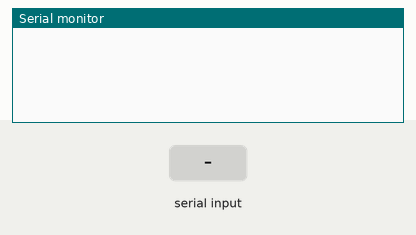
Bench run of a sketch on a simulated Arduino Uno, built with avr-gcc and run on an emulated ATmega328P. Parts: the last lines printed to the serial monitor. Inputs (shaded band) come from the test bench. Random numbers use the default seed unless the sketch sets one.

Above: at 1.2 s.
1.3 s: "read" received over Serial
At 3.5 s:
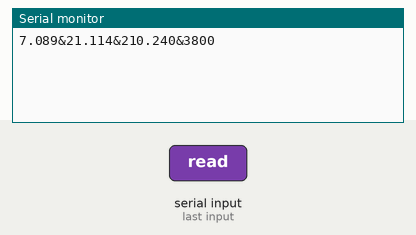
3.8 s: "SysCheck" received over Serial
At 5.4 s:
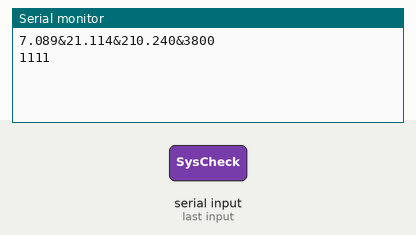

The sketch:

DummySensorHub.ino
```cpp
void setup() {
  Serial.begin(115200);
}

void loop() {
  while (Serial.available() == 0) {
  }

  String input = Serial.readString();
  if (input == "read") {
    char phBuffer[7];
    float randpH = rand()%14 + (float)(rand()%1000)/1000;
    dtostrf(randpH, 0, 3, phBuffer);
    String ph = phBuffer;
    char tempBuffer[8];
    float randTemp = rand() % 34 - 2 + (float)(rand()%1000)/1000;
    dtostrf(randTemp, 0, 3, tempBuffer);
    String temp = tempBuffer;
    char dissolvedOxygenBuffer[8];
    float randDissolvedOxygen = rand() % 400 + (float)(rand()%1000)/1000;
    dtostrf(randDissolvedOxygen, 0, 3, dissolvedOxygenBuffer);
    String dissolvedOxygen = dissolvedOxygenBuffer;
    String pressure = String(rand() % 9026);
    String msg =
        ph + "&" + temp + "&" + dissolvedOxygen + "&" + pressure + "\0";
    Serial.println(msg);
  }
  else if(input == "SysCheck") {
    Serial.println("1111");
  }
}
```

Measured:
- after the input at 1.3 s, the serial monitor: prints a new line after 1.0 s (image 1)
- after the input at 3.8 s, the serial monitor: prints a new line after 1.0 s (image 2)
